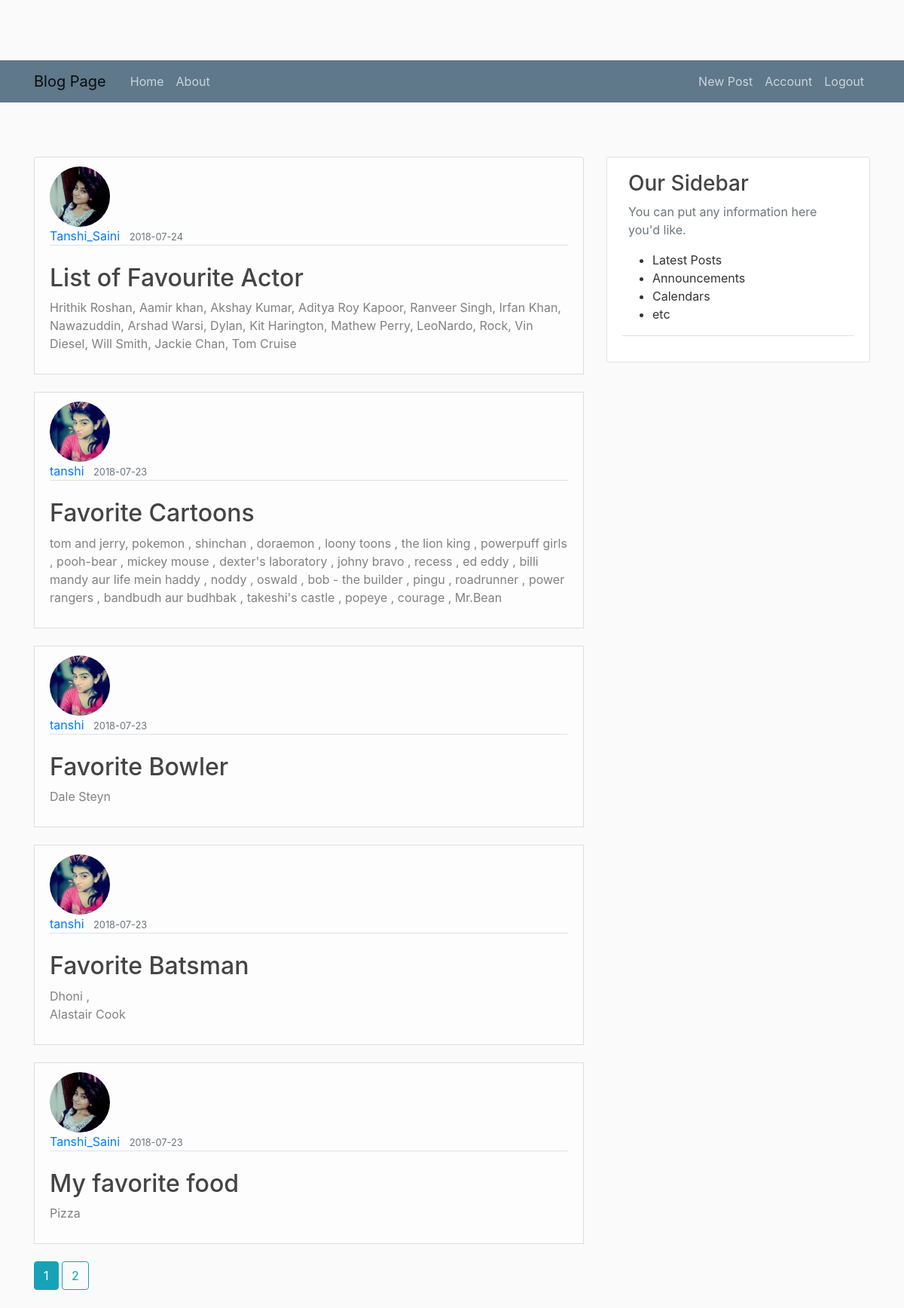
The app's page / (signed in) with its own data.
### app/models.py (models this page shows, shortened)
class Post(db.Model):
	id=db.Column(db.Integer , primary_key=True)
	title=db.Column(db.String(100),nullable=False)
	date_posted=db.Column(db.DateTime, nullable=False, default=datetime.utcnow)
	content=db.Column(db.Text,nullable=False)
	user_id=db.Column(db.Integer, db.ForeignKey('user.id'),nullable=False)

class User(db.Model , UserMixin):
	id=db.Column(db.Integer , primary_key=True)
	username=db.Column(db.String(20) , unique=True, nullable=False)
	email=db.Column(db.String(50) , unique=True, nullable=False)
	image_file=db.Column(db.String(50),  nullable=False, default='default.jpg')
	password=db.Column(db.String(20) , nullable=False)
	posts=db.relationship('Post', backref='author', lazy=True)

### app/main/routes.py (the view)
@main.route('/')
def home():
    if current_user.is_authenticated:
        page= request.args.get('page', 1 , type=int)
        posts=Post.query.order_by(Post.date_posted.desc()).paginate(page=page, per_page=5)
        return render_template('home.html',posts=posts)
    else:
        flash(f'Please login first ','danger')
        return redirect(url_for('users.login'))

### app/models.py (called while the page is built)
@login_manager.user_loader
def load_user(user_id):
	return User.query.get(int(user_id))

### app/templates/home.html (shortened to what this page needs)
{% extends "layout.html" %}
{% block content %}
    {% for post in posts.items %}
       <article class="list-group-item list-group-item-light">
		  <img style="width:80px;height:80px" class="rounded-circle article-img" src="{{ url_for('static',filename='profile_pics/' + post.author.image_file) }}">
          <div class="media-body article-container">
            <div class="border-bottom mb-4">
              <a class="mr-2" href=" {{ url_for('users.user_posts' , username=post.author.username) }}">{{ post.author.username }}</a>
              <small class="text-muted">{{ post.date_posted.strftime('%Y-%m-%d') }}</small>
            </div>
            <h2><a class="article-title" href="{{ url_for('posts.post', post_id=post.id) }}">{{ post.title }}</a></h2>
            <p class="article-content">{{ post.content }}</p>
          </div>
        </article>
        <br>
    {% endfor %}
    {% for page_num in posts.iter_pages(left_edge=1, right_edge=1 , left_current=1 , right_current=2) %}
      {% if page_num %}
        {% if posts.page  == page_num %}
          <a class="btn btn-info mb-4" href="{{ url_for('main.home' , page=page_num) }}">{{ page_num }}</a>
        {% else %}
          <a class="btn btn-outline-info mb-4" href="{{ url_for('main.home' , page=page_num) }}">{{ page_num }}</a>
        {% endif %}
      {% endif %}
    {% endfor %}
{% endblock content %}

### app/templates/layout.html (shortened to what this page needs)
<!DOCTYPE html>
<html>
<head>
    <link rel="stylesheet" href="https://stackpath.bootstrapcdn.com/bootstrap/4.1.1/css/bootstrap.min.css">
    <link rel="stylesheet" type="text/css" href="{{ url_for('static',filename='main.css') }} ">
</head>
<body>
	<header class="site-header">
		<nav class="navbar navbar-expand-md navbar-light bg-steel ">
			<div class ="container">
				<a class ="navbar-brand mr-4" href="/"> Blog Page</a>
			<div class="collapse navbar-collapse" id="navbarToggle">
				<div class ="navbar-nav mr-auto">
					{% if current_user.is_authenticated %}
					 <a class = "nav-item nav-link" href="{{ url_for('main.home') }}"> Home </a>
					 <a class = "nav-item nav-link" href="{{ url_for('main.about') }}"> About </a>
					{% endif %}
				</div>
				<div class ="navbar-nav">
					{% if current_user.is_authenticated %}
					 <a class = "nav-item nav-link " href="{{ url_for('posts.new_post') }}"> New Post</a>
					 <a class = "nav-item nav-link " href="{{ url_for('users.account') }}"> Account</a>
					 <a class = "nav-item nav-link " href="{{ url_for('users.logout') }}"> Logout </a>
					{% else %}
					 <a class = "nav-item nav-link " href="{{ url_for('users.login') }}"> Login </a>
					 <a class = "nav-item nav-link" href="{{ url_for('users.register') }}"> Register </a>
					{% endif %}
				</div>
			</div>
		</div>
	</nav>
<main role ="main" class="container"><br>
	<div class ="row">
		<div class="col-md-8 mt-5">
			{% block content %} {% endblock %}
		</div>
			<div  class ="col-md-4">
				<div class ="content-section mt-5 border">
          <div class="media-body article-container">
            <div class="border-bottom mb-4">
				<h3 class="mt-2 mx-2"> Our Sidebar </h3>
				<p class ="text-muted mt-2 mx-2"> You can put any information here you'd like.
					<ul>
						<li> Latest Posts </li>
						<li> Announcements </li>
						<li> Calendars </li>
						<li> etc </li>
					</ul>
				</p>
		    </div>
	      </div>
	</div>
</main>
</body>
</html>

### app/static/main.css (style rules this page uses)
body { background: #fafafa; color: #333333; margin-top: 5rem; }
h1, h2, h3, h4, h5, h6 { color: #444444; }
.bg-steel { background-color:#5f788a; }
.site-header .navbar-nav .nav-link { color: #cbd5db; }
.content-section { background: #ffffff; padding: 10px 20px; border: 1px solid #dddddd; border-radius: 3px; margin-bottom: 20px; }
.article-title { color: #444444; }
.article-content { white-space: pre-line; }
.article-img { height: 65px; width: 65px; margin-right: 16px; }

### records on screen
Post: image_file (picture), author.username "Tanshi_Saini", date_posted "2018-07-24", title "List of Favourite Actor", content "Hrithik Roshan, Aamir khan, Akshay Kumar, Aditya Roy Kapoor, Ranveer Singh, Irfan Khan, Nawazuddin, Arshad Warsi, Dylan, Kit Harington, Mathew Perry, LeoNardo, Rock, Vin Diesel, Will Smith, Jackie Chan, Tom Cruise"
Post: image_file (picture), author.username "tanshi", date_posted "2018-07-23", title "Favorite Cartoons", content "tom and jerry, pokemon , shinchan , doraemon , loony toons , the lion king , powerpuff girls , pooh-bear , mickey mouse , dexter's laboratory , johny bravo , recess , ed eddy , billi mandy aur life mein haddy , noddy , oswald , bob - the builder , pingu , roadrunner , power rangers , bandbudh aur budhbak , takeshi's castle , popeye , courage , Mr.Bean"
Post: image_file (picture), author.username "tanshi", date_posted "2018-07-23", title "Favorite Bowler", content "Dale Steyn"
Post: image_file (picture), author.username "tanshi", date_posted "2018-07-23", title "Favorite Batsman", content "Dhoni , Alastair Cook"
Post: image_file (picture), author.username "Tanshi_Saini", date_posted "2018-07-23", title "My favorite food", content "Pizza"

### other values on screen
{{ page_num }} "1"
{{ page_num }} "2"
